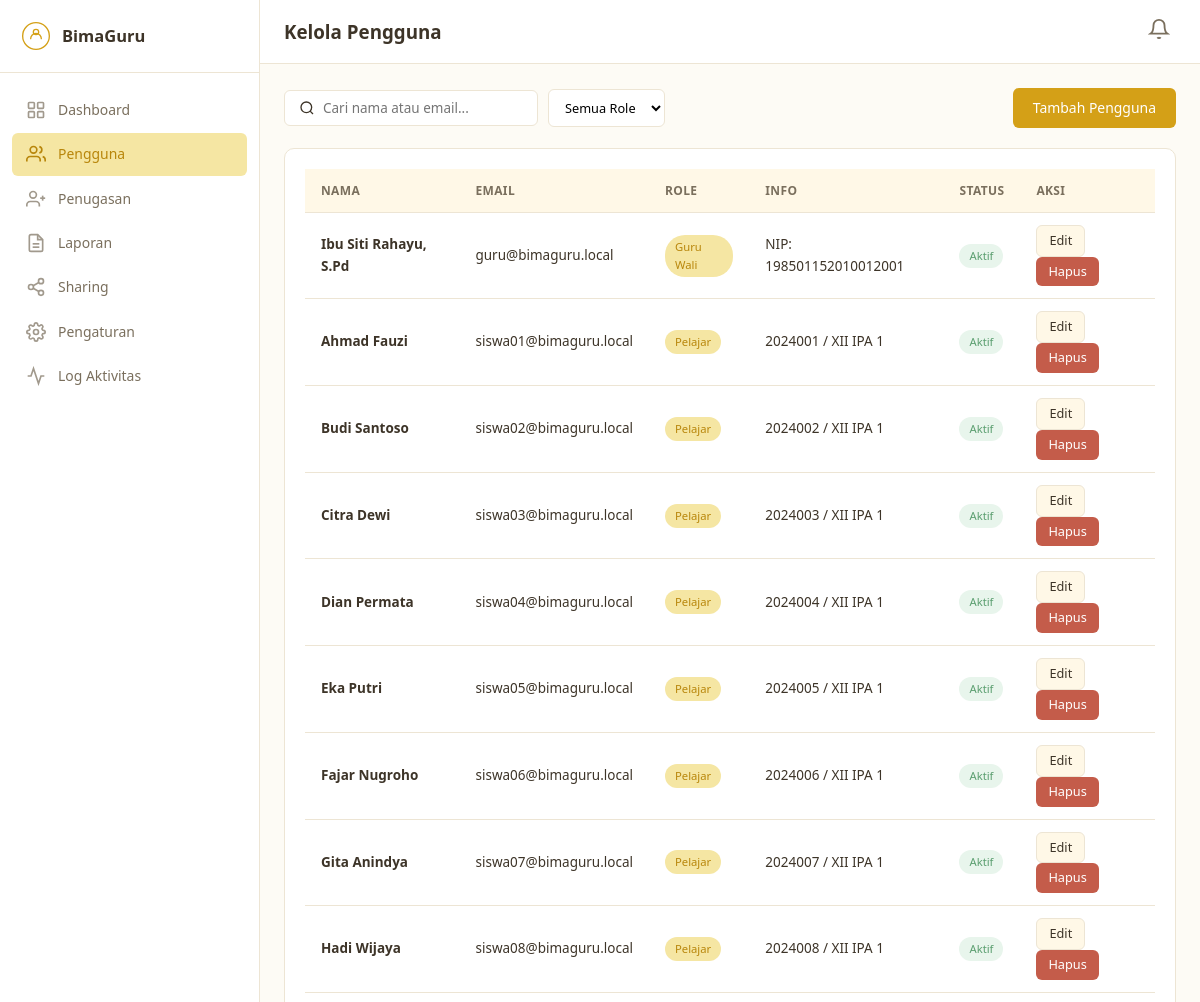
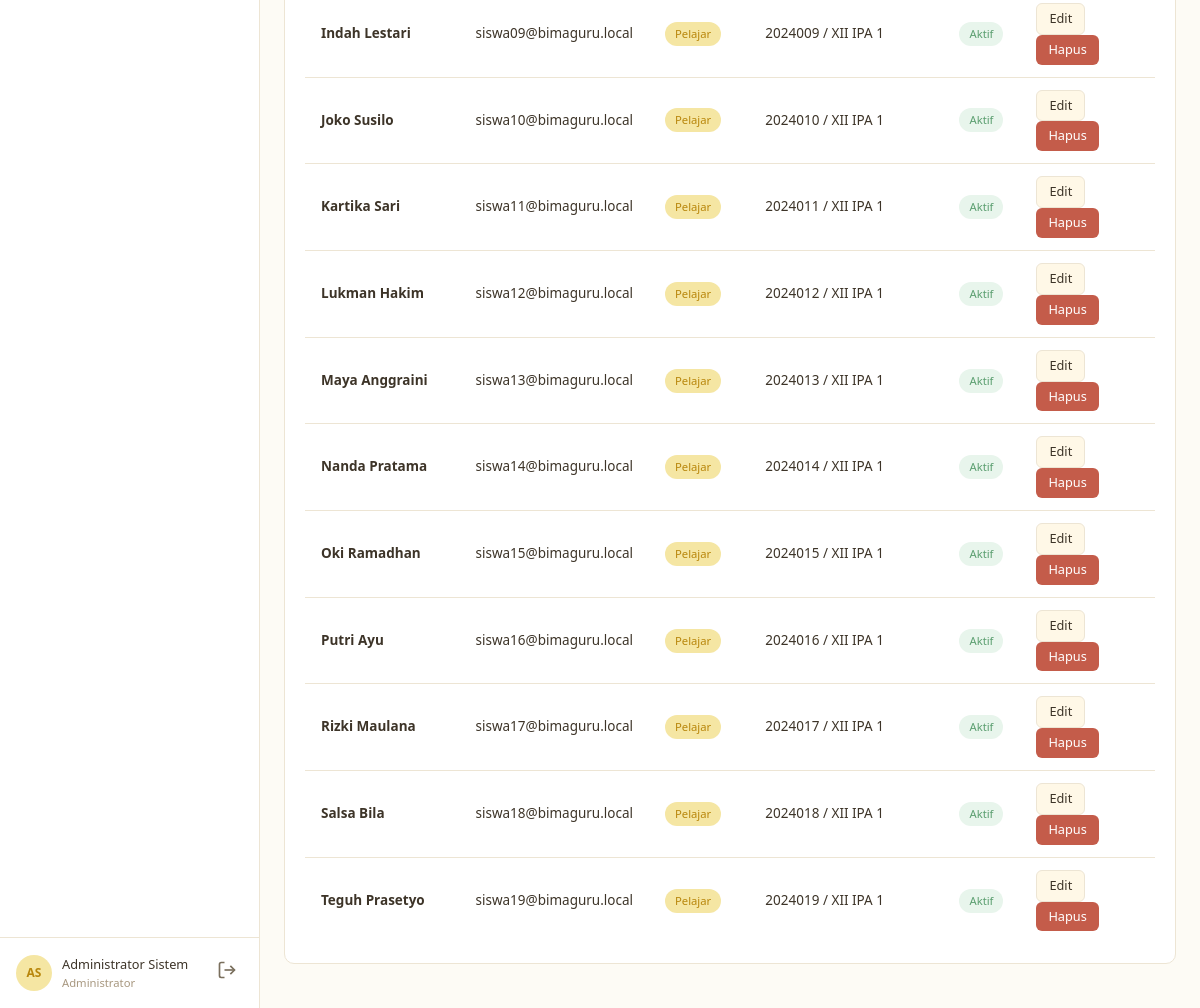
The page /admin/users.php (signed in) on the database its author committed (2 pictures, top to bottom).
### tables this page shows
CREATE TABLE `guru_wali` (
  `id` int(11) NOT NULL AUTO_INCREMENT,
  `user_id` int(11) NOT NULL,
  `nip` varchar(30) DEFAULT NULL,
  `bidang_keahlian` varchar(100) DEFAULT NULL,
  `bio` text DEFAULT NULL,
  `max_siswa` int(11) DEFAULT 25,
  `created_at` datetime DEFAULT current_timestamp(),
  PRIMARY KEY (`id`),
  UNIQUE KEY `user_id` (`user_id`),
  CONSTRAINT `guru_wali_ibfk_1` FOREIGN KEY (`user_id`) REFERENCES `users` (`id`) ON DELETE CASCADE
);

CREATE TABLE `users` (
  `id` int(11) NOT NULL AUTO_INCREMENT,
  `email` varchar(150) NOT NULL,
  `password_hash` varchar(255) NOT NULL,
  `nama_lengkap` varchar(150) NOT NULL,
  `role` enum('admin','guru_wali','pelajar') NOT NULL,
  `foto_profil` varchar(255) DEFAULT NULL,
  `no_telepon` varchar(20) DEFAULT NULL,
  `is_active` tinyint(1) DEFAULT 1,
  `last_login` datetime DEFAULT NULL,
  `created_at` datetime DEFAULT current_timestamp(),
  `updated_at` datetime DEFAULT current_timestamp() ON UPDATE current_timestamp(),
  PRIMARY KEY (`id`),
  UNIQUE KEY `email` (`email`),
  KEY `idx_role` (`role`),
  KEY `idx_active` (`is_active`)
);

CREATE TABLE `pelajar` (
  `id` int(11) NOT NULL AUTO_INCREMENT,
  `user_id` int(11) NOT NULL,
  `nis` varchar(30) DEFAULT NULL,
  `kelas` varchar(20) DEFAULT NULL,
  `jurusan` varchar(50) DEFAULT NULL,
  `tanggal_lahir` date DEFAULT NULL,
  `alamat` text DEFAULT NULL,
  `created_at` datetime DEFAULT current_timestamp(),
  PRIMARY KEY (`id`),
  UNIQUE KEY `user_id` (`user_id`),
  CONSTRAINT `pelajar_ibfk_1` FOREIGN KEY (`user_id`) REFERENCES `users` (`id`) ON DELETE CASCADE
);

### includes/helpers.php (called while the page is built, shortened)
<?php
function e(?string $str): string {
    return htmlspecialchars($str ?? '', ENT_QUOTES, 'UTF-8');
}
function getInput(string $key, $default = null) {
    return $_POST[$key] ?? $_GET[$key] ?? $default;
}
function roleLabel(string $role): string {
    $map = [
        'admin' => 'Administrator',
        'guru_wali' => 'Guru Wali',
        'pelajar' => 'Pelajar',
    ];
    return $map[$role] ?? ucfirst($role);
}

### admin/users.php (the view, shortened to what this page needs)
<?php
require_once __DIR__ . '/../includes/layout.php';
$db = Database::getConnection();
$where = "WHERE u.role != 'admin'";
$params = [];
$search = trim(getInput('search', ''));
$stmt = $db->prepare("SELECT u.*, gw.nip, p.nis, p.kelas FROM users u
    LEFT JOIN guru_wali gw ON u.id = gw.user_id
    LEFT JOIN pelajar p ON u.id = p.user_id
    $where ORDER BY u.created_at DESC");
$stmt->execute($params);
$users = $stmt->fetchAll();
?>
<div class="page-actions">
    <div class="filter-group">
        <form method="GET" class="search-box">
            <svg width="16" height="16" viewBox="0 0 24 24" fill="none" stroke="currentColor" stroke-width="2"><circle cx="11" cy="11" r="8"/><line x1="21" y1="21" x2="16.65" y2="16.65"/></svg>
            <input type="text" name="search" placeholder="Cari nama atau email..." value="<?= e($search) ?>">
        </form>
        <select onchange="location.href='users.php?role='+this.value+'&search=<?= e(urlencode($search)) ?>'">
            <option value="">Semua Role</option>
        </select>
    </div>
    <button class="btn btn-primary" data-modal="modalCreate">Tambah Pengguna</button>
</div>
<div class="card">
    <div class="card-body table-wrapper">
        <table>
            <thead>
                <tr>
                    <th>Nama</th>
                    <th>Email</th>
                    <th>Role</th>
                    <th>Info</th>
                    <th>Status</th>
                    <th>Aksi</th>
                </tr>
            </thead>
            <tbody>
                <?php foreach ($users as $u): ?>
                <tr>
                    <td><strong><?= e($u['nama_lengkap']) ?></strong></td>
                    <td><?= e($u['email']) ?></td>
                    <td><span class="badge badge-primary"><?= e(roleLabel($u['role'])) ?></span></td>
                    <td>
                        <?php if ($u['role'] === 'guru_wali'): ?>
                            NIP: <?= e($u['nip'] ?: '-') ?>
                        <?php elseif ($u['role'] === 'pelajar'): ?>
                            <?= e($u['nis'] ?: '-') ?> / <?= e($u['kelas'] ?: '-') ?>
                        <?php endif; ?>
                    </td>
                    <td>
                        <span class="badge <?= $u['is_active'] ? 'badge-success' : 'badge-danger' ?>">
                            <?= $u['is_active'] ? 'Aktif' : 'Nonaktif' ?>
                        </span>
                    </td>
                    <td>
                        <a href="users.php?action=edit&id=<?= $u['id'] ?>" class="btn btn-sm btn-secondary">Edit</a>
                        <?php
                        $confirmMsg = $u['role'] === 'guru_wali'
                            ? 'PERINGATAN: Menghapus Guru Wali akan menghapus semua data bimbingan! Yakin hapus ' . e($u['nama_lengkap']) . '?'
                            : 'Yakin hapus pengguna ' . e($u['nama_lengkap']) . '?';
                        ?>
                        <form method="POST" style="display:inline" onsubmit="return confirm('<?= $confirmMsg ?>')">
                            <button type="submit" class="btn btn-sm btn-danger">Hapus</button>
                        </form>
                    </td>
                </tr>
                <?php endforeach; ?>
            </tbody>
        </table>
    </div>
</div>

### assets/css/style.css (style rules this page uses)
:root { --color-primary: #D4A017; --color-primary-dark: #B8860B; --color-primary-light: #F5E6A3; --color-primary-soft: #FFF8E7; --color-accent: #E8A838; --color-bg: #FDFBF5; --color-bg-card: #FFFFFF; --color-text: #3D3428; --color-text-muted: #7A6F5D; --color-text-light: #A89880; --color-border: #EDE5D4; --color-success: #5A9E6F; --color-warning: #D4952A; --color-danger: #C45C4A; --color-info: #5B8FA8; --sidebar-width: 260px; --topbar-height: 64px; --radius: 10px; --radius-sm: 6px; --shadow: 0 1px 3px rgba(61, 52, 40, 0.08); --shadow-md: 0 4px 12px rgba(61, 52, 40, 0.1); --transition: 0.2s ease; }
*, *::before, *::after { box-sizing: border-box; margin: 0; padding: 0; }
html { font-size: 15px; scroll-behavior: smooth; }
body { font-family: 'Segoe UI', system-ui, -apple-system, sans-serif; background: var(--color-bg); color: var(--color-text); line-height: 1.6; min-height: 100vh; }
a { color: var(--color-primary-dark); text-decoration: none; transition: color var(--transition); }
.card { background: var(--color-bg-card); border: 1px solid var(--color-border); border-radius: var(--radius); margin-bottom: 20px; }
.card-body { padding: 20px; }
.btn { display: inline-flex; align-items: center; gap: 8px; padding: 10px 20px; border: none; border-radius: var(--radius-sm); font-size: 0.93rem; font-family: inherit; font-weight: 500; cursor: pointer; transition: all var(--transition); text-decoration: none; line-height: 1.4; }
.btn-primary { background: var(--color-primary); color: white; }
.btn-secondary { background: var(--color-primary-soft); color: var(--color-text); border: 1px solid var(--color-border); }
.btn-danger { background: var(--color-danger); color: white; }
.btn-sm { padding: 6px 12px; font-size: 0.85rem; }
.table-wrapper { overflow-x: auto; }
table { width: 100%; border-collapse: collapse; }
table th, table td { padding: 12px 16px; text-align: left; border-bottom: 1px solid var(--color-border); font-size: 0.9rem; }
table th { font-weight: 600; color: var(--color-text-muted); font-size: 0.8rem; text-transform: uppercase; letter-spacing: 0.03em; background: var(--color-primary-soft); }
table tbody tr:last-child td { border-bottom: none; }
.badge { display: inline-block; padding: 3px 10px; border-radius: 20px; font-size: 0.75rem; font-weight: 500; text-transform: capitalize; }
.badge-primary { background: var(--color-primary-light); color: var(--color-primary-dark); }
.badge-success { background: #E8F5EC; color: var(--color-success); }
.page-actions { display: flex; align-items: center; justify-content: space-between; margin-bottom: 20px; flex-wrap: wrap; gap: 12px; }
.search-box { display: flex; align-items: center; gap: 8px; background: var(--color-bg-card); border: 1px solid var(--color-border); border-radius: var(--radius-sm); padding: 8px 14px; }
.search-box input { border: none; outline: none; font-size: 0.9rem; font-family: inherit; background: transparent; width: 200px; }
.filter-group { display: flex; gap: 10px; align-items: center; }
.filter-group select { padding: 8px 12px; border: 1px solid var(--color-border); border-radius: var(--radius-sm); font-family: inherit; font-size: 0.85rem; background: var(--color-bg-card); }

### rows shown on the page
guru_wali: user.nama_lengkap "Ibu Siti Rahayu, S.Pd", user.email "guru@bimaguru.local", user.role "Guru Wali", nip "198501152010012001"
pelajar: user.nama_lengkap "Ahmad Fauzi", user.email "siswa01@bimaguru.local", user.role "Pelajar", nis "2024001", kelas "XII IPA 1"
pelajar: user.nama_lengkap "Budi Santoso", user.email "siswa02@bimaguru.local", user.role "Pelajar", nis "2024002", kelas "XII IPA 1"
pelajar: user.nama_lengkap "Citra Dewi", user.email "siswa03@bimaguru.local", user.role "Pelajar", nis "2024003", kelas "XII IPA 1"
pelajar: user.nama_lengkap "Dian Permata", user.email "siswa04@bimaguru.local", user.role "Pelajar", nis "2024004", kelas "XII IPA 1"
pelajar: user.nama_lengkap "Eka Putri", user.email "siswa05@bimaguru.local", user.role "Pelajar", nis "2024005", kelas "XII IPA 1"
pelajar: user.nama_lengkap "Fajar Nugroho", user.email "siswa06@bimaguru.local", user.role "Pelajar", nis "2024006", kelas "XII IPA 1"
pelajar: user.nama_lengkap "Gita Anindya", user.email "siswa07@bimaguru.local", user.role "Pelajar", nis "2024007", kelas "XII IPA 1"
pelajar: user.nama_lengkap "Hadi Wijaya", user.email "siswa08@bimaguru.local", user.role "Pelajar", nis "2024008", kelas "XII IPA 1"
pelajar: user.nama_lengkap "Indah Lestari", user.email "siswa09@bimaguru.local", user.role "Pelajar", nis "2024009", kelas "XII IPA 1"
pelajar: user.nama_lengkap "Joko Susilo", user.email "siswa10@bimaguru.local", user.role "Pelajar", nis "2024010", kelas "XII IPA 1"
pelajar: user.nama_lengkap "Kartika Sari", user.email "siswa11@bimaguru.local", user.role "Pelajar", nis "2024011", kelas "XII IPA 1"
pelajar: user.nama_lengkap "Lukman Hakim", user.email "siswa12@bimaguru.local", user.role "Pelajar", nis "2024012", kelas "XII IPA 1"
pelajar: user.nama_lengkap "Maya Anggraini", user.email "siswa13@bimaguru.local", user.role "Pelajar", nis "2024013", kelas "XII IPA 1"
pelajar: user.nama_lengkap "Nanda Pratama", user.email "siswa14@bimaguru.local", user.role "Pelajar", nis "2024014", kelas "XII IPA 1"
pelajar: user.nama_lengkap "Oki Ramadhan", user.email "siswa15@bimaguru.local", user.role "Pelajar", nis "2024015", kelas "XII IPA 1"
pelajar: user.nama_lengkap "Putri Ayu", user.email "siswa16@bimaguru.local", user.role "Pelajar", nis "2024016", kelas "XII IPA 1"
pelajar: user.nama_lengkap "Rizki Maulana", user.email "siswa17@bimaguru.local", user.role "Pelajar", nis "2024017", kelas "XII IPA 1"
pelajar: user.nama_lengkap "Salsa Bila", user.email "siswa18@bimaguru.local", user.role "Pelajar", nis "2024018", kelas "XII IPA 1"
pelajar: user.nama_lengkap "Teguh Prasetyo", user.email "siswa19@bimaguru.local", user.role "Pelajar", nis "2024019", kelas "XII IPA 1"

### other values the page prints
getSetting('nama_aplikasi', APP_NAME) "BimaGuru"
$label "Dashboard Pengguna Penugasan Laporan Sharing Pengaturan Log Aktivitas"
getInitials($userName) "AS"
$userName "Administrator Sistem"
roleLabel($role ?? '') "Administrator"
$title "Kelola Pengguna"
